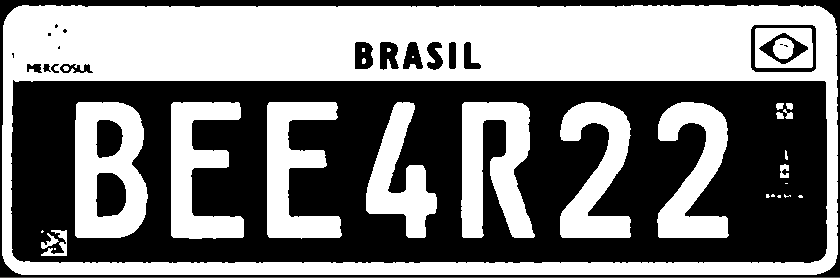
#> input picture 004-morphological-operations/images/placa.PNG, 840 x 278 px, found by its file name
$ jupyter execute 002-dilatacao.ipynb   (shell and % lines are left out)
#> lines starting #> are read from the running program, lines starting #| are printed output that depends on the picture
## Operação de dilatação
A operação de dilatação é oposto da operação de erosão. Nesse procedimento, a área do objeto de interesse será dilatada, ou seja, o objeto do primeiro plano ficará maior do que era inicialmente

[cell 1]
import numpy as np
import cv2
from matplotlib import pyplot as plt

[cell 2]
path = r'C:\Users\shuel\Documents\Workspace\computer-vision\computer-vision-meganha\004-morphological-operations\images'
img = cv2.imread(path + "\placa.png")
#> img is the input picture: shape (278, 840, 3); mean B, G, R 124.6, 124.6, 124.6

### Elemento estruturante
O elemento estruturante pode ser encarado como uma imagem binária, menor que a imagem original, armazenado geralmente em uma matriz quadrada

O elemento estruturante é a base para que qualquer operação morfológica seja executada

[cell 3]
element_estr = cv2.getStructuringElement(cv2.MORPH_ELLIPSE, (7,7))
print(element_estr)

função dilate(img, elem_estr, interc)

Entrada:

        1. img = Imagem com a qual queremos trabalhar
        2. elem_estr = Elemento estruturante
        3. interc = interações desejadas

Saída:

        1. Matriz referente a imagem sofrida com a dilatação

[cell 4]
img_process = cv2.dilate(img, element_estr, iterations = 2)
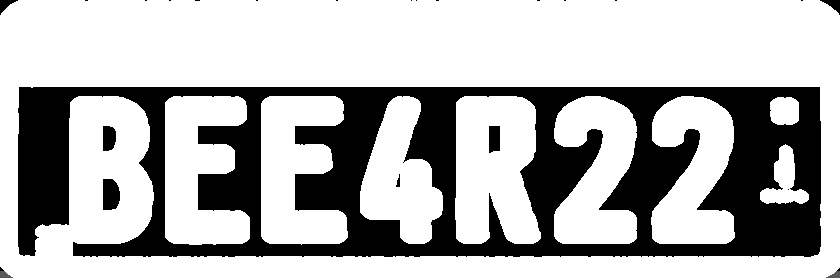
#> img_process: shape (278, 840, 3); mean B, G, R 179.4, 179.4, 179.4

fig = plt.figure(figsize=(10,8))

ax1 = fig.add_subplot(121)
plt.title('Imagem original')
plt.imshow(img)

ax1 = fig.add_subplot(122)
plt.title('Imagem com dilatação')
plt.imshow(img_process)

plt.show()
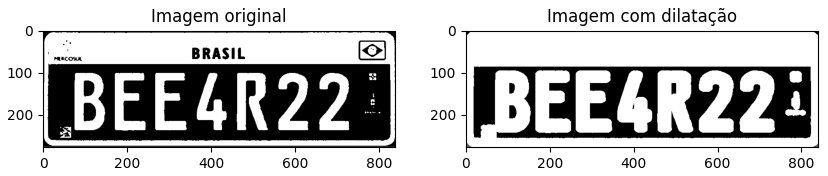
#> figure drawn by matplotlib, 2 panels; B, G, R data is drawn as R, G, B

$ run again, with 004-morphological-operations/images/1.PNG copied over 004-morphological-operations/images/placa.PNG
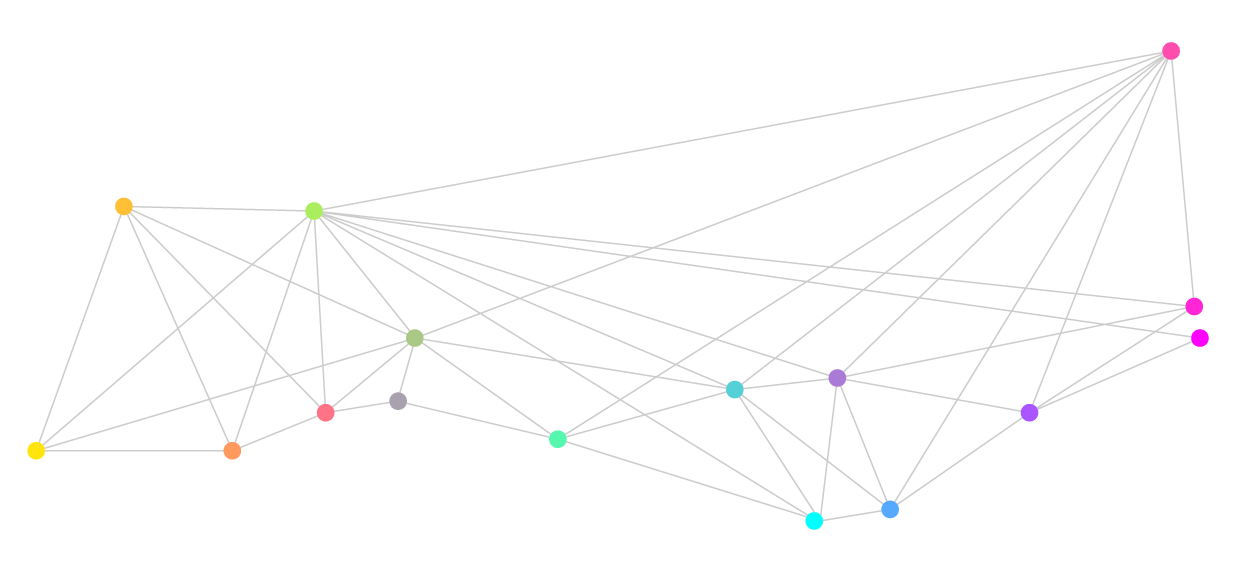
#> input picture 004-morphological-operations/images/1.PNG, 1238 x 575 px, found by its file name
#> img is the input picture: shape (575, 1238, 3); mean B, G, R 253, 252.9, 253.1
#> `img_process = cv2.dilate(img, element_estr, iterations = 2)`:
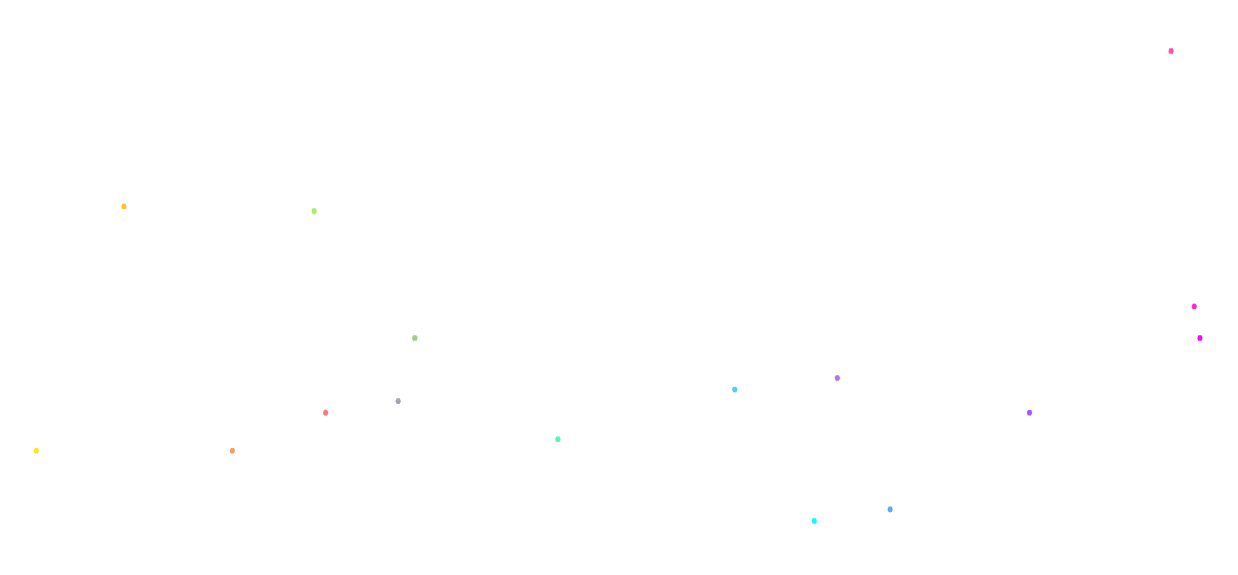
#> img_process: shape (575, 1238, 3); mean B, G, R 255, 254.9, 255
#> `plt.show()`:
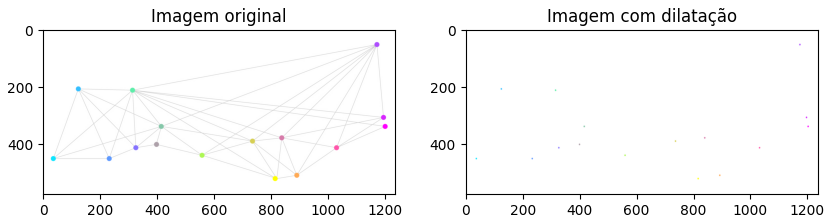
#> figure drawn by matplotlib, 2 panels; B, G, R data is drawn as R, G, B
